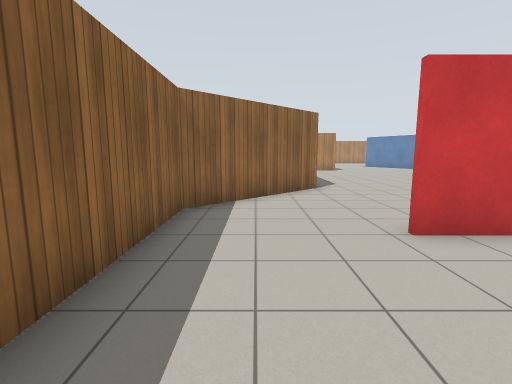
[1] (above)

18 first-person views from a walk through a world built for the Gazebo simulator. The camera is 1.2 m above the floor, tilts 8° down and sees 85° across. The floor is counted in squares, 1 m on a side. Each view is taken from the middle of a square. On the plan, view 1 faces up. The plan holds only what a view shows up to about 12 squares ahead; the rest is blank. Gazebo's built-in surfaces are drawn with simple patterns.

[2]
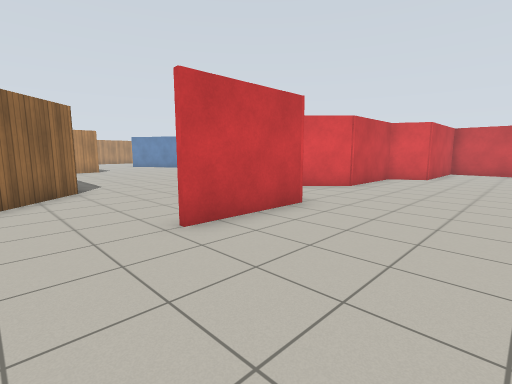

[3]
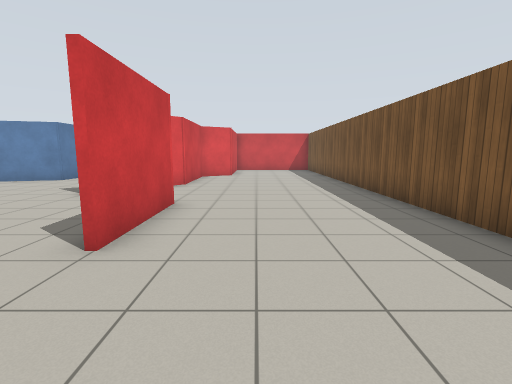

[4]
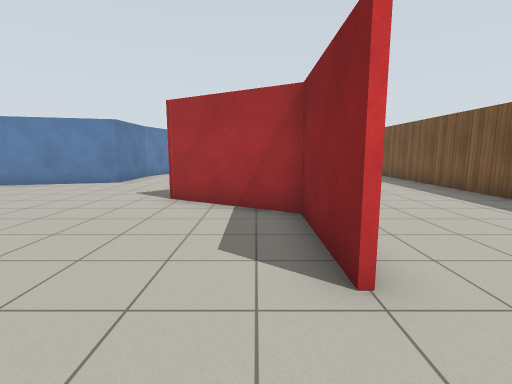

[5]
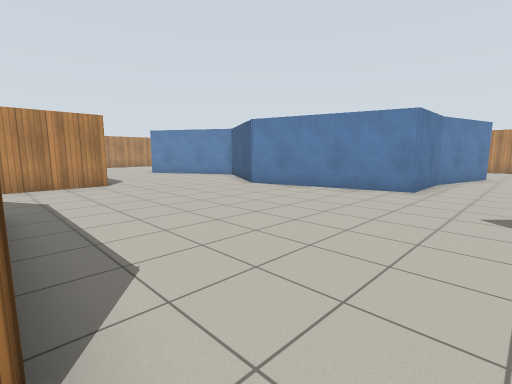

[6]
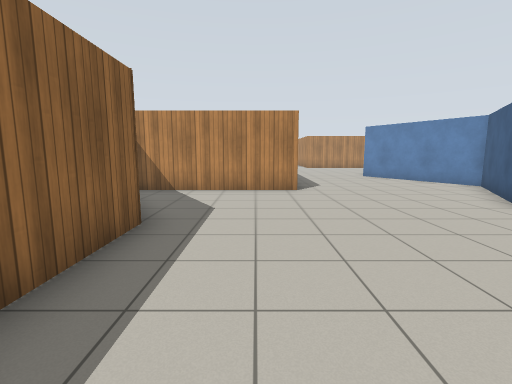

[7]
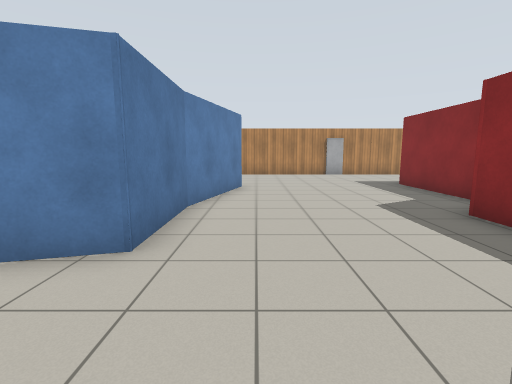

[8]
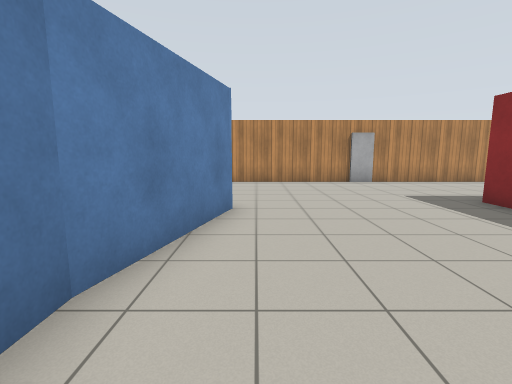

[9]
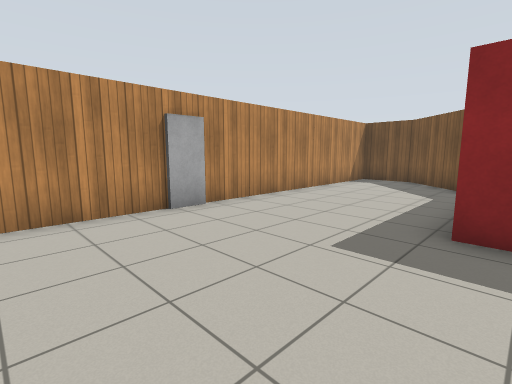

[10]
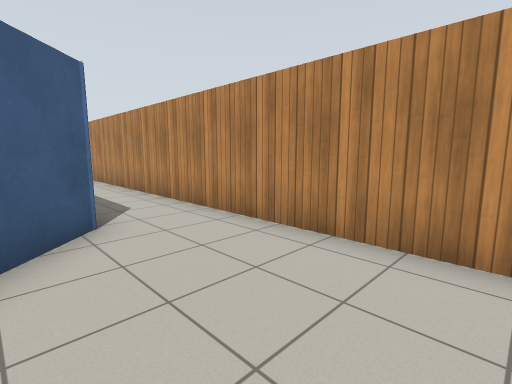

[11]
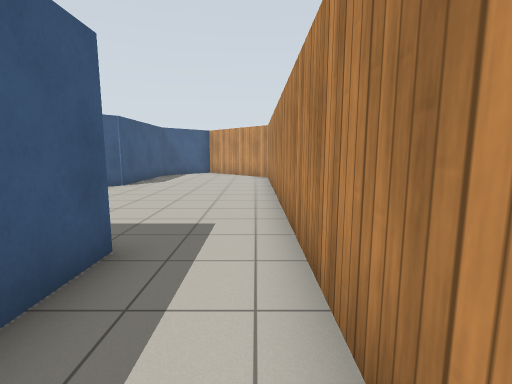

[12]
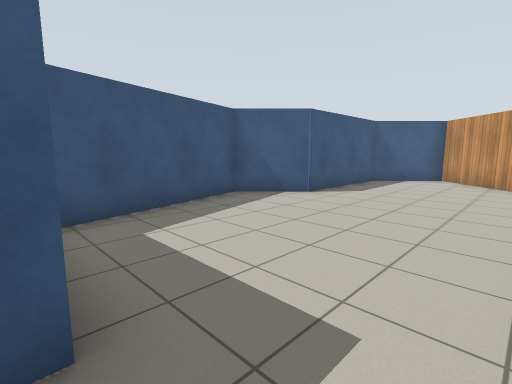

[13]
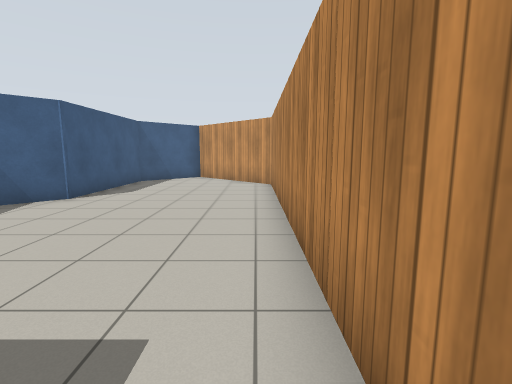

[14]
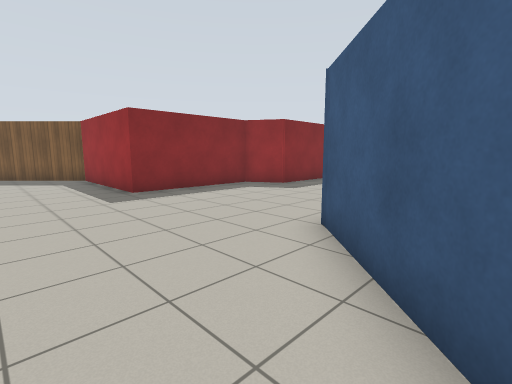

[15]
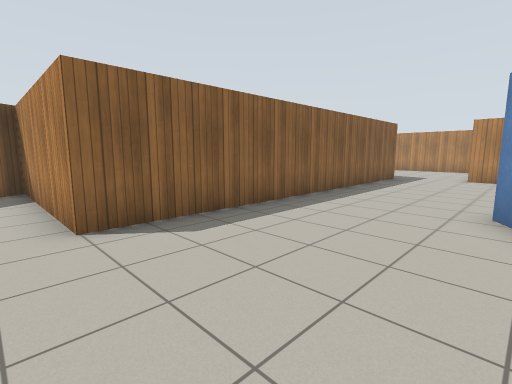

[16]
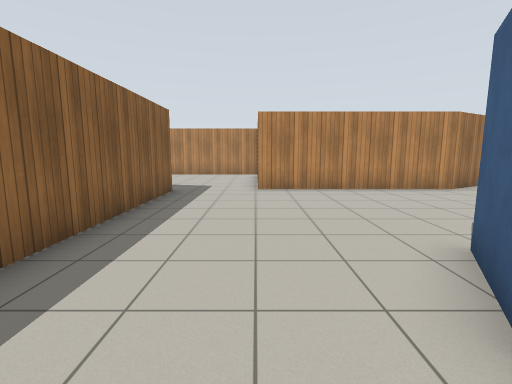

[17]
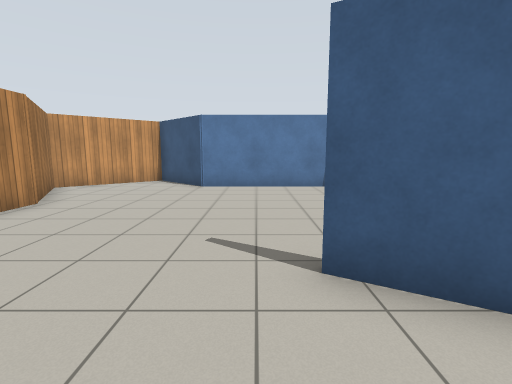

[18]
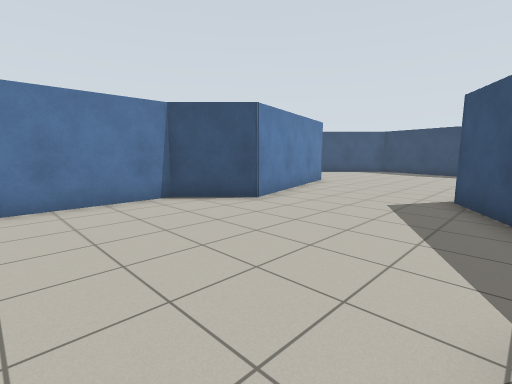

### Floor plan
Ten units are one square. View 1 is at (0, 0); x grows to the right and y downward. Boxes are objects, and circles mark ways between rooms. Rooms are numbered by the first view taken in them; rooms with no view inside come last. Other rooms are left out.
<svg viewBox="-21 -345 271 395">
<path fill="none" stroke="#000" d="M177 -175 163 -226 179 -243 179 -289 201 -311 176 -340 145 -322 80 -322M119 -49 133 -49 141 -35 187 -35 187 17 216 45 227 45M125 -47 96 -47 83 -60M111 -220 123 -200M214 -129 179 -95 142 -105 113 -105 98 -160 121 -200 108 -222M20 -148 20 -120M21 -96 -16 -59 -16 -15M56 -40 22 -40M98 -240 96 -244M98 -248 107 -264M22 -41 54 -41 73 -73M27 16 121 16M53 -318 53 -189 -5 -189M236 38 236 -104M212 -174 212 -158M236 -104 236 -276 202 -310 181 -289 181 -243 165 -226 178 -178"/>
<rect x="235" y="-55" width="10" height="10" fill="#bbb"><title>door leaf</title></rect>
<circle cx="225" cy="-115" r="3" fill="#2a7"/>
<text x="120" y="-130">1</text>
<text x="210" y="-210">2</text>
</svg>
Room 1 opens to room 2.

Where each view was taken, in squares from view 1:
view 1: 0 up, 0 right, facing up
view 2: 0 up, 0 right, facing up-right
view 3: 2 up, 1 left, facing right
view 4: 5 up, 0 right, facing right
view 5: 8 up, 2 right, facing up-right
view 6: 10 up, 4 right, facing up
view 7: 9 up, 8 right, facing right
view 8: 9 up, 12 right, facing right
view 9: 8 up, 18 right, facing down-right
view 10: 8 up, 20 right, facing up-right
view 11: 14 up, 23 right, facing up
view 12: 17 up, 23 right, facing up-left
view 13: 17 up, 23 right, facing up
view 14: 12 up, 22 right, facing down-left
view 15: 18 up, 10 right, facing up-left
view 16: 23 up, 8 right, facing up
view 17: 27 up, 8 right, facing right
view 18: 28 up, 11 right, facing down-right
